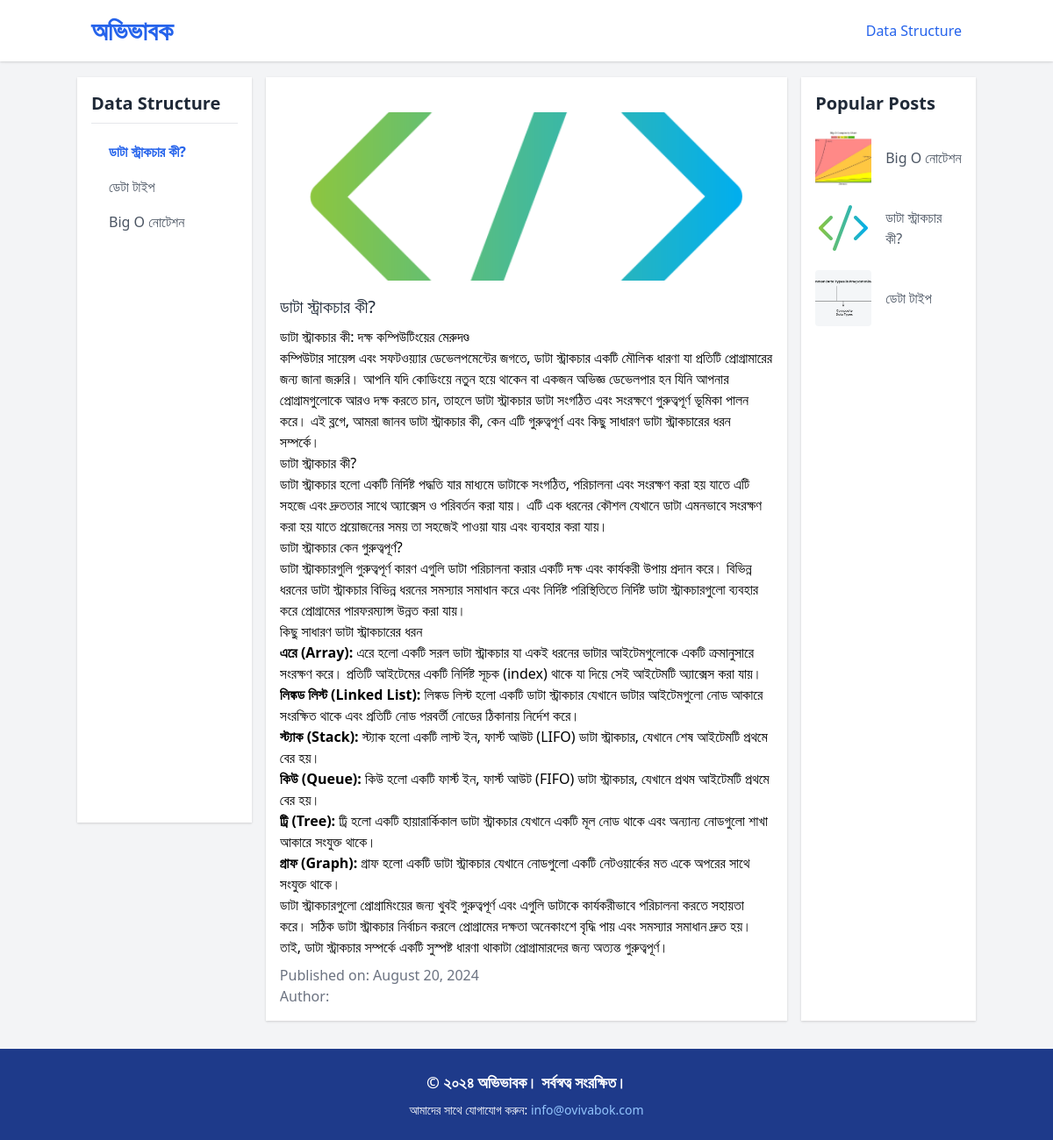
The page /course/1/?tutorial_id=4 on the database its author committed.
### tutorials/models.py (models this page shows, shortened)
class Course(models.Model):
    course_name = models.CharField(max_length=255)
    course_description = models.TextField()
    course_image = models.ImageField(upload_to='course_images/', blank=True, null=True)
    created_at = models.DateTimeField(auto_now_add=True)
    updated_at = models.DateTimeField(auto_now=True)
    order = models.PositiveIntegerField(default=0)

class Tutorial(models.Model):
    course = models.ForeignKey(Course, on_delete=models.CASCADE)
    tutorial_title = models.CharField(max_length=200)
    tutorial_description = RichTextField()
    tutorial_image = models.ImageField(upload_to='tutorial_images/', null=True, blank=True)
    created_at = models.DateTimeField(auto_now_add=True)
    updated_at = models.DateTimeField(auto_now=True)
    order = models.PositiveIntegerField(default=0)
    views_count = models.PositiveIntegerField(default=0)
    author = models.ForeignKey(settings.AUTH_USER_MODEL, on_delete=models.SET_NULL, null=True, blank=True)
    is_public = models.BooleanField(default=False, blank=True)

### tutorials/views.py (the view)
# urls.py: path('course/<int:course_id>/', views.tutorial_detail, name='tutorial_detail'),
def tutorial_detail(request, course_id):
    course = get_object_or_404(Course, id=course_id)
    tutorial_id = request.GET.get('tutorial_id')
    if tutorial_id:
        tutorial = get_object_or_404(Tutorial, id=tutorial_id, course=course)
        tutorial.views_count += 1
        tutorial.save()
    else:
        tutorial = Tutorial.objects.filter(course=course).order_by('order').first()
    tutorials = Tutorial.objects.filter(course=course).order_by('order')
    courses = Course.objects.all()
    top_tutorials = Tutorial.objects.all().order_by('-views_count')[:5]
    return render(request, 'tutorial_screen.html', {
        'course': course,
        'tutorial': tutorial,
        'tutorials': tutorials,
        'courses': courses,
        'top_tutorials': top_tutorials,
        'current_course_id': course_id  # Add this line
    })

### tutorials/templates/tutorial_screen.html (shortened to what this page needs)
<!DOCTYPE html>
<html lang="en">
<head>
    <link href="https://cdn.jsdelivr.net/npm/tailwindcss@2.1.2/dist/tailwind.min.css" rel="stylesheet">
</head>
<body class="bg-gray-100">
    <header class="bg-white shadow fixed top-0 left-0 w-full z-50">
        <div class="container mx-auto p-4 flex justify-between items-center">
            <a href="{% url 'index' %}" class="text-blue-600 hover:text-blue-800 transition duration-300 ease-in-out">
                <h1 class="text-3xl font-extrabold text-blue-600 leading-tight">
                    অভিভাবক
                </h1>
            </a>
            <nav class="relative hidden lg:flex space-x-6">
                {% for course in courses|slice:":5" %}
                    <a href="{% url 'tutorial_detail' course.id %}"
                       class="{% if course.id == current_course_id %} text-blue-600 font-medium transition duration-300 ease-in-out{% else %} text-gray-600 hover:text-blue-600 font-medium transition duration-300 ease-in-out{% endif %}">
                        {{ course.course_name }}
                    </a>
                {% endfor %}
            </nav>
        </div>
    </header>
    <main class="container mx-auto py-8 flex flex-col lg:flex-row mt-14">
        <aside class="hidden lg:block w-full lg:w-1/5 bg-white p-4 shadow mb-4 lg:mb-0 sticky-column scrollDiv">
            <h2 class="text-xl font-semibold text-gray-800 text-gray-700 mb-2">{{ course.course_name }}</h2>
            <hr />
            <ul class="mt-4 space-y-2">
                {% for tutorial in tutorials %}
                    <li>
                        <a href="{% url 'tutorial_detail' course_id=course.id %}?tutorial_id={{ tutorial.id }}"
                           class="block pl-2 pr-2 pt-1 pb-1 ml-3 rounded-sm
                                  {% if request.GET.tutorial_id|stringformat:"s" == tutorial.id|stringformat:"s" %}
                                      text-blue-600 font-bold
                                  {% else %}
                                      text-gray-600 hover:text-blue-600
                                  {% endif %}
                                  transition duration-300 ease-in-out">
                            {{ tutorial.tutorial_title }}
                        </a>
                    </li>
                {% empty %}
                    <li><span class="text-gray-600">No tutorials available.</span></li>
                {% endfor %}
            </ul>
        </aside>
        <section class="w-full lg:w-3/5 bg-white p-4 mx-0 lg:mx-4 shadow mb-4 lg:mb-0 overflow-x-auto">
            {% if tutorial %}
                <div class="mt-6 bg-white   rounded-lg overflow-x-auto">
                    {% if tutorial.tutorial_image %}
                        <img src="{{ tutorial.tutorial_image.url }}" alt="{{ tutorial.tutorial_title }}" class="w-full h-48 object-cover rounded-t-lg">
                    {% else %}
                        <img src="https://via.placeholder.com/400x250" alt="{{ tutorial.tutorial_title }}" class="w-full h-48 object-cover rounded-t-lg">
                    {% endif %}
                    <div class="mt-4">
                        <h3 class="text-xl font-medium text-gray-800">{{ tutorial.tutorial_title }}</h3>
                        <p class="mt-2 text-gray-600">{{ tutorial.tutorial_description|safe }}</p>
                        <p class="mt-2 text-gray-500">Published on: {{ tutorial.updated_at|date:"F j, Y" }}</p>
                        <p class="text-gray-500">Author: {{ tutorial.author.username }}</p>
            </div>
                    </div>
            {% else %}
                <p class="text-gray-600">No tutorials available for this course.</p>
            {% endif %}
        </section>
        <aside class="w-full lg:w-1/5 bg-white p-4 shadow">
            <h2 class="text-xl font-semibold text-gray-800">Popular Posts</h2>
            <ul class="mt-4 space-y-4">
                {% for top_tutorial in top_tutorials %}
            <li class="flex items-center space-x-4">
                {% if top_tutorial.tutorial_image %}
                    <img src="{{ top_tutorial.tutorial_image.url }}" alt="{{ top_tutorial.tutorial_title }}" class="w-16 h-16 object-cover rounded">
                {% else %}
                    <img src="https://via.placeholder.com/64x64" alt="{{ top_tutorial.tutorial_title }}" class="w-16 h-16 object-cover rounded">
                {% endif %}
                <a href="{% url 'tutorial_detail' course_id=top_tutorial.course.id %}?tutorial_id={{ top_tutorial.id }}" class="text-gray-600 hover:text-gray-900">
                    {{ top_tutorial.tutorial_title }}
                </a>
            </li>
        {% empty %}
            <li><span class="text-gray-600">No popular tutorials at the moment.</span></li>
        {% endfor %}
            </ul>
        </aside>
    </main>
    <footer class="bg-blue-900 text-white py-6">
        <div class="container mx-auto text-center footer-content">
            <p class="text-lg font-semibold mb-2">© ২০২৪ অভিভাবক। সর্বস্বত্ব সংরক্ষিত।</p>
            <p class="text-sm">আমাদের সাথে যোগাযোগ করুন: <a href="mailto:info@ovivabok.com" class="text-blue-300 hover:text-blue-500">info@ovivabok.com</a></p>
        </div>
    </footer>
</body>
</html>

### tutorials/templates/tutorial_screen.html (style rules this page uses)
.scrollDiv { max-height: 850px; overflow-y: auto; scroll-behavior: smooth; }
.scrollDiv { -ms-overflow-style: none; }
.sticky-column { position: -webkit-sticky; position: sticky; top: 4rem; z-index: 10; background-color: white; }
html, body { height: 100%; margin: 0; }
body { display: flex; flex-direction: column; }
footer { margin-top: auto; }

### rows shown on the page
Course: course_name "Data Structure"
Tutorial: tutorial_title "ডাটা স্ট্রাকচার কী?", tutorial_image (picture), tutorial_description "ডাটা স্ট্রাকচার কী: দক্ষ কম্পিউটিংয়ের মেরুদণ্ড কম্পিউটার সায়েন্স এবং সফটওয়্যার ডেভেলপমেন্টের জগতে, ডাটা স্ট্রাকচার একটি মৌলিক ধারণা যা প্রতিটি প্রোগ্রামারের জন্য জানা জরুরি। আপনি যদি কোডিংয়ে নতুন হয়ে থাকেন বা একজন অভিজ্ঞ ডেভেলপার হন যিনি আপনার প্রোগ্রামগুলোকে আরও দক্ষ করতে চান, তাহলে ডাটা স্ট্রাকচার ডাটা সংগঠিত এবং সংরক্ষণে গুরুত্বপূর্ণ ভূমিকা পালন করে। এই ব্লগে, আমরা জানব ডাটা স্ট্রাকচার কী, কেন এটি গুরুত্বপূর্ণ এবং কিছু সাধারণ ডাটা স্ট্রাকচারের ধরন সম্পর্কে। ডাটা স্ট্রাকচার কী? ডাটা স্ট্রাকচার হলো একটি নির্দিষ্ট পদ্ধতি যার মাধ্যমে ডাটাকে সংগঠিত, পরিচালনা এবং সংরক্ষণ করা হয় যাতে এটি সহজে এবং দ্রুততার সাথে অ্যাক্সেস ও পরিবর্তন করা যায়। এটি এক ধরনের কৌশল যেখানে ডাটা এমনভাবে সংরক্ষণ…", updated_at "August 20, 2024"
Tutorial: tutorial_title "ডেটা টাইপ", tutorial_image (picture)
Tutorial: tutorial_title "Big O নোটেশন", tutorial_image (picture)
